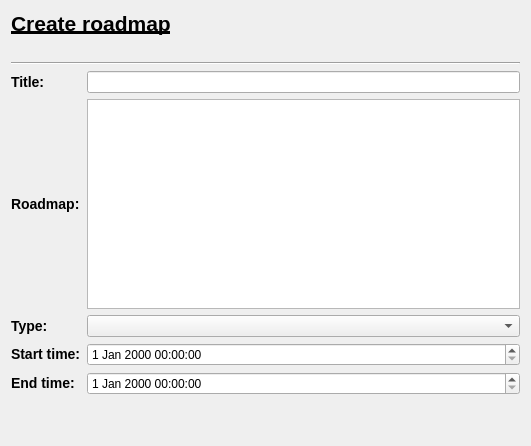
<?xml version="1.0" encoding="UTF-8"?>
<ui version="4.0">
 <class>AddRoadmap</class>
 <widget class="QWidget" name="AddRoadmap">
  <property name="geometry">
   <rect>
    <x>0</x>
    <y>0</y>
    <width>531</width>
    <height>446</height>
   </rect>
  </property>
  <property name="windowTitle">
   <string>Form</string>
  </property>
  <layout class="QVBoxLayout" name="verticalLayout_2">
   <item>
    <widget class="QLabel" name="label">
     <property name="text">
      <string>&lt;html&gt;&lt;head/&gt;&lt;body&gt;&lt;p&gt;&lt;span style=&quot; font-size:16pt; font-weight:600; text-decoration: underline;&quot;&gt;Create roadmap&lt;/span&gt;&lt;/p&gt;&lt;/body&gt;&lt;/html&gt;</string>
     </property>
    </widget>
   </item>
   <item>
    <widget class="QLabel" name="label_info">
     <property name="text">
      <string/>
     </property>
    </widget>
   </item>
   <item>
    <widget class="Line" name="line">
     <property name="orientation">
      <enum>Qt::Horizontal</enum>
     </property>
    </widget>
   </item>
   <item>
    <layout class="QVBoxLayout" name="verticalLayout">
     <item>
      <layout class="QGridLayout" name="gridLayout">
       <item row="2" column="1">
        <widget class="QComboBox" name="comboBox">
         <item>
          <property name="text">
           <string/>
          </property>
         </item>
         <item>
          <property name="text">
           <string>学术的</string>
          </property>
         </item>
         <item>
          <property name="text">
           <string>自我发展</string>
          </property>
         </item>
         <item>
          <property name="text">
           <string>健康的</string>
          </property>
         </item>
         <item>
          <property name="text">
           <string>社会的</string>
          </property>
         </item>
        </widget>
       </item>
       <item row="2" column="0">
        <widget class="QLabel" name="label_6">
         <property name="text">
          <string>&lt;h3&gt;Type:&lt;/h3&gt;</string>
         </property>
        </widget>
       </item>
       <item row="3" column="1">
        <widget class="QDateTimeEdit" name="dateTimeEdit"/>
       </item>
       <item row="4" column="0">
        <widget class="QLabel" name="label_5">
         <property name="text">
          <string>&lt;h3&gt;End time:&lt;/h3&gt;</string>
         </property>
        </widget>
       </item>
       <item row="0" column="0">
        <widget class="QLabel" name="label_2">
         <property name="text">
          <string>&lt;h3&gt;Title:&lt;/h3&gt;</string>
         </property>
        </widget>
       </item>
       <item row="1" column="0">
        <widget class="QLabel" name="label_3">
         <property name="text">
          <string>&lt;h3&gt;Roadmap:&lt;/h3&gt;</string>
         </property>
        </widget>
       </item>
       <item row="1" column="1">
        <widget class="QTextEdit" name="textEdit"/>
       </item>
       <item row="0" column="1">
        <widget class="QLineEdit" name="lineEdit"/>
       </item>
       <item row="3" column="0">
        <widget class="QLabel" name="label_4">
         <property name="text">
          <string>&lt;h3&gt;Start time:&lt;/h3&gt;</string>
         </property>
        </widget>
       </item>
       <item row="4" column="1">
        <widget class="QDateTimeEdit" name="dateTimeEdit_2"/>
       </item>
      </layout>
     </item>
     <item>
      <spacer name="horizontalSpacer_2">
       <property name="orientation">
        <enum>Qt::Horizontal</enum>
       </property>
       <property name="sizeHint" stdset="0">
        <size>
         <width>40</width>
         <height>20</height>
        </size>
       </property>
      </spacer>
     </item>
     <item>
      <spacer name="horizontalSpacer">
       <property name="orientation">
        <enum>Qt::Horizontal</enum>
       </property>
       <property name="sizeHint" stdset="0">
        <size>
         <width>40</width>
         <height>20</height>
        </size>
       </property>
      </spacer>
     </item>
    </layout>
   </item>
  </layout>
 </widget>
 <resources/>
 <connections/>
</ui>
